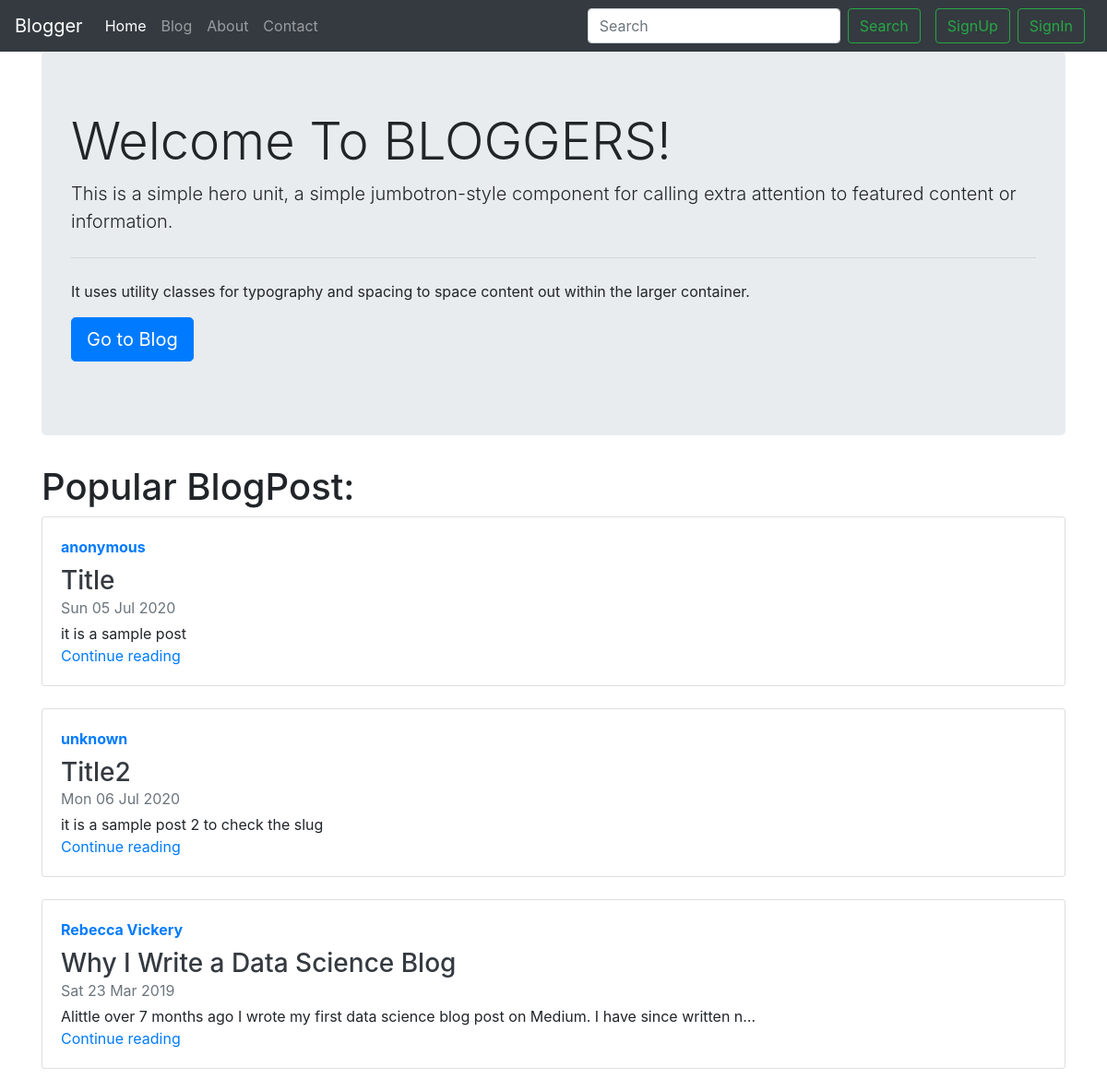
The page / on the database its author committed.
### blog/models.py (models this page shows)
class Post(models.Model):
    sno = models.AutoField(primary_key=True)
    title = models.CharField(max_length=250)
    content = models.TextField()
    author = models.CharField(max_length=20)
    slug = models.CharField(max_length=130, default='Anonymous')
    timeStamp = models.DateTimeField(blank=True)
    def __str__(self):
        return 'by: '+self.author

### home/views.py (the view)
# urls.py: 2. Add a URL to urlpatterns:  path('', views.home, name='home')
def home(request):
    allPosts = Post.objects.all()
    print(allPosts)
    context = {'allPosts': allPosts}
    return render(request, 'home/home.html', context)

### templates/home/home.html (shortened to what this page needs)
{% extends 'base.html'%}
{% block homeactive %}
active
{% endblock homeactive %}
{% block body %}
<div class="container">
    <div class="row">
        <div class="col">
            <div class="jumbotron">
                <h1 class="display-4">Welcome To BLOGGERS!</h1>
                <p class="lead">This is a simple hero unit, a simple jumbotron-style component for calling extra
                    attention
                    to featured content or information.</p>
                <hr class="my-4">
                <p>It uses utility classes for typography and spacing to space content out within the larger container.
                </p>
                <p class="lead">
                    <a class="btn btn-primary btn-lg" href="/blog" role="button">Go to Blog</a>
                </p>
            </div>
        </div>
    </div>
</div>
<div class="container">
    <div class="row">
        <div class="col">
            <h1>Popular BlogPost:</h1>
        </div>
    </div>
    {% for post in allPosts  %}
    <div class="row">
        <div class="col">
            <div class="card flex-md-row mb-4 box-shadow h-md-250">
                <div class="card-body d-flex flex-column align-items-start">
                    <strong class="d-inline-block mb-2 text-primary">{{post.author}}</strong>
                    <h3 class="mb-0">
                        <a class="text-dark" href="#">{{post.title}}</a>
                    </h3>
                    <div class="mb-1 text-muted">{{post.timeStamp|date:"D d M Y"}}</div>
                    <p class="card-text mb-auto">{{post.content|truncatechars:100}}</p>
                    <a href="/blog/{{post.slug}}">Continue reading</a>
                </div>
            </div>
        </div>
    </div>
    {% endfor %}
</div>
{% endblock body %}

### rows shown on the page
Post: author "anonymous", title "Title", timeStamp "Sun 05 Jul 2020", content "it is a sample post"
Post: author "unknown", title "Title2", timeStamp "Mon 06 Jul 2020", content "it is a sample post 2 to check the slug"
Post: author "Rebecca Vickery", title "Why I Write a Data Science Blog", timeStamp "Sat 23 Mar 2019", content "Alittle over 7 months ago I wrote my first data science blog post on Medium. I have since written n…"
